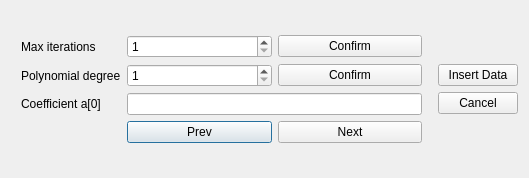
<?xml version="1.0" encoding="UTF-8"?>
<ui version="4.0">
 <class>FPInsertWindow</class>
 <widget class="QDialog" name="FPInsertWindow">
  <property name="geometry">
   <rect>
    <x>0</x>
    <y>0</y>
    <width>529</width>
    <height>178</height>
   </rect>
  </property>
  <property name="windowTitle">
   <string>Floating Point Input</string>
  </property>
  <layout class="QHBoxLayout" name="horizontalLayout_2">
   <item>
    <layout class="QHBoxLayout" name="horizontalLayout">
     <item>
      <layout class="QFormLayout" name="data_box">
       <property name="leftMargin">
        <number>10</number>
       </property>
       <property name="topMargin">
        <number>10</number>
       </property>
       <property name="rightMargin">
        <number>10</number>
       </property>
       <property name="bottomMargin">
        <number>10</number>
       </property>
       <item row="1" column="0">
        <widget class="QLabel" name="label">
         <property name="text">
          <string>Max iterations</string>
         </property>
        </widget>
       </item>
       <item row="2" column="0">
        <widget class="QLabel" name="label_2">
         <property name="text">
          <string>Polynomial degree</string>
         </property>
        </widget>
       </item>
       <item row="3" column="0">
        <widget class="QLabel" name="coef_label">
         <property name="text">
          <string>Coefficient a[0]</string>
         </property>
        </widget>
       </item>
       <item row="3" column="1">
        <widget class="QLineEdit" name="coef_lineEdit"/>
       </item>
       <item row="0" column="1">
        <spacer name="verticalSpacer_3">
         <property name="orientation">
          <enum>Qt::Vertical</enum>
         </property>
         <property name="sizeHint" stdset="0">
          <size>
           <width>20</width>
           <height>40</height>
          </size>
         </property>
        </spacer>
       </item>
       <item row="4" column="1">
        <layout class="QHBoxLayout" name="prev_next_Box">
         <item>
          <widget class="QPushButton" name="prev_pushButton">
           <property name="text">
            <string>Prev</string>
           </property>
          </widget>
         </item>
         <item>
          <widget class="QPushButton" name="next_pushButton">
           <property name="text">
            <string>Next</string>
           </property>
          </widget>
         </item>
        </layout>
       </item>
       <item row="5" column="1">
        <spacer name="verticalSpacer_4">
         <property name="orientation">
          <enum>Qt::Vertical</enum>
         </property>
         <property name="sizeHint" stdset="0">
          <size>
           <width>20</width>
           <height>40</height>
          </size>
         </property>
        </spacer>
       </item>
       <item row="1" column="1">
        <layout class="QHBoxLayout" name="horizontalLayout_3">
         <item>
          <widget class="QSpinBox" name="it_spinBox">
           <property name="minimum">
            <number>1</number>
           </property>
           <property name="maximum">
            <number>2147483647</number>
           </property>
          </widget>
         </item>
         <item>
          <widget class="QPushButton" name="it_confirm">
           <property name="text">
            <string>Confirm</string>
           </property>
          </widget>
         </item>
        </layout>
       </item>
       <item row="2" column="1">
        <layout class="QHBoxLayout" name="horizontalLayout_4">
         <item>
          <widget class="QSpinBox" name="deg_spinBox">
           <property name="minimum">
            <number>1</number>
           </property>
           <property name="maximum">
            <number>2147483647</number>
           </property>
          </widget>
         </item>
         <item>
          <widget class="QPushButton" name="deg_confirm">
           <property name="text">
            <string>Confirm</string>
           </property>
          </widget>
         </item>
        </layout>
       </item>
      </layout>
     </item>
     <item>
      <layout class="QVBoxLayout" name="button_box">
       <item>
        <spacer name="verticalSpacer">
         <property name="orientation">
          <enum>Qt::Vertical</enum>
         </property>
         <property name="sizeHint" stdset="0">
          <size>
           <width>20</width>
           <height>40</height>
          </size>
         </property>
        </spacer>
       </item>
       <item>
        <widget class="QPushButton" name="insert_pushButton">
         <property name="text">
          <string>Insert Data</string>
         </property>
        </widget>
       </item>
       <item>
        <widget class="QPushButton" name="cancel_pushButton">
         <property name="text">
          <string>Cancel</string>
         </property>
        </widget>
       </item>
       <item>
        <spacer name="verticalSpacer_2">
         <property name="orientation">
          <enum>Qt::Vertical</enum>
         </property>
         <property name="sizeHint" stdset="0">
          <size>
           <width>20</width>
           <height>40</height>
          </size>
         </property>
        </spacer>
       </item>
      </layout>
     </item>
    </layout>
   </item>
  </layout>
 </widget>
 <resources/>
 <connections/>
</ui>
